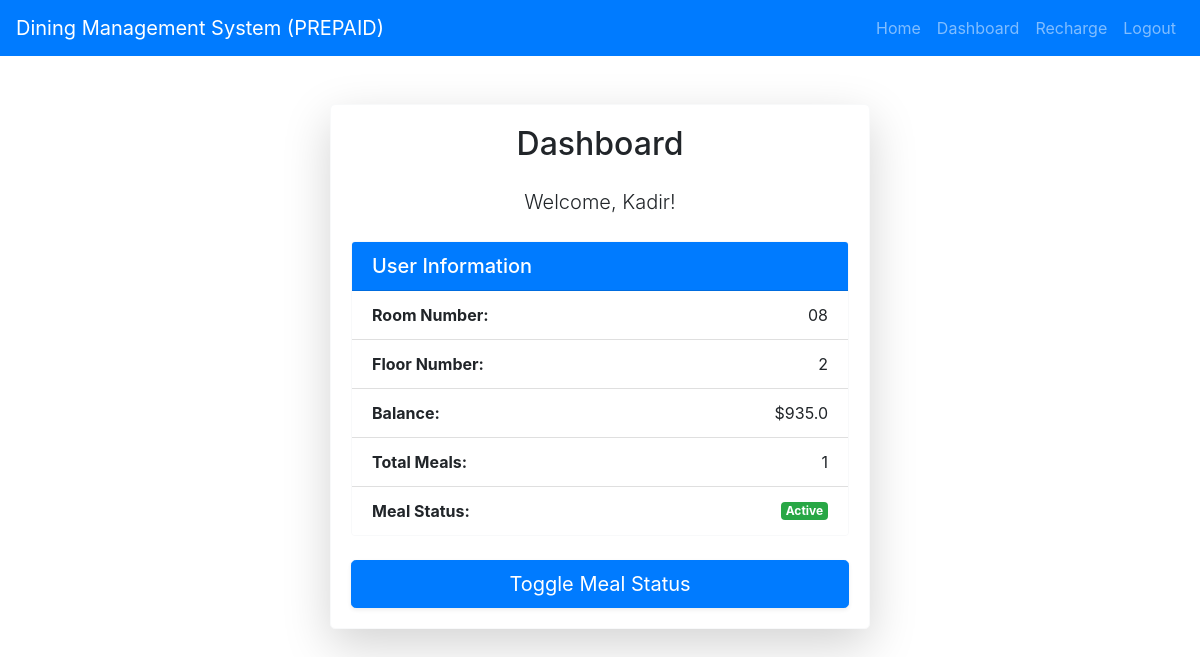
/dashboard (signed in), run on an earlier commit of the app's database.
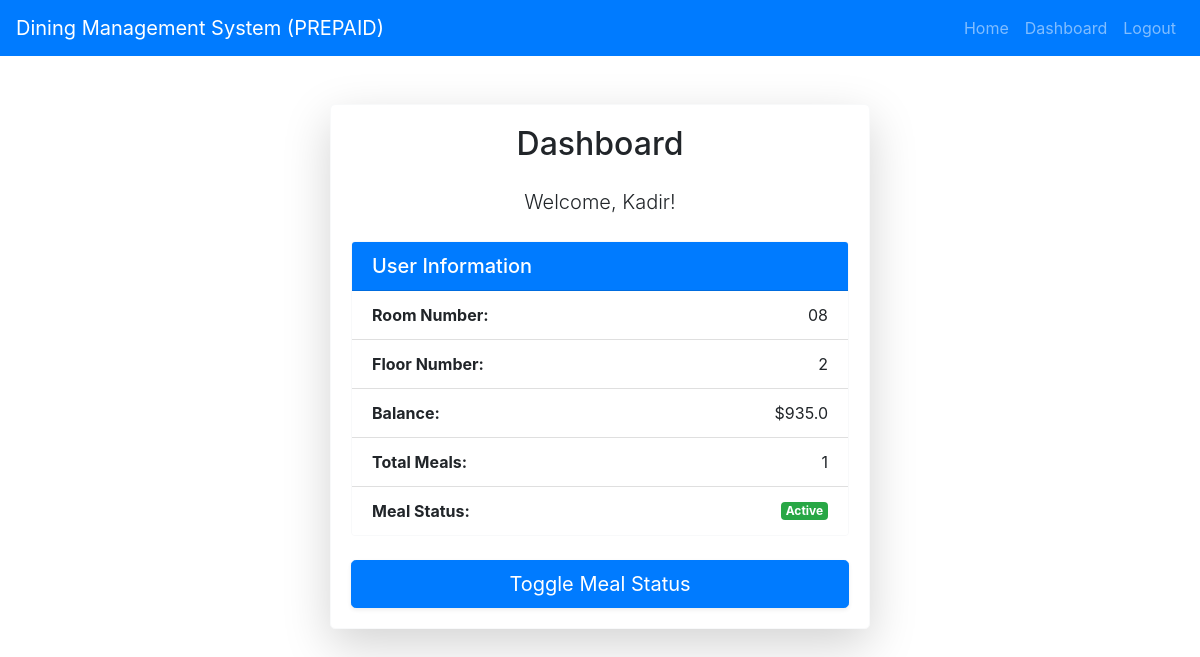
And on a later commit of the database.
### app.py (the view)
@app.route('/dashboard')
@login_required
def dashboard():
    return render_template('dashboard.html', user=current_user)

### app.py (called while the page is built)
@login_manager.user_loader
def load_user(user_id):
    return User.query.get(int(user_id))

### templates/dashboard.html
{% extends 'base.html' %}
{% block content %}
<div class="container mt-5">
    <div class="row justify-content-center">
        <div class="col-lg-6">
            <div class="card border-light shadow-lg rounded-lg">
                <div class="card-body">
                    <h2 class="card-title mb-4 text-center">Dashboard</h2>
                    <div class="mb-4">
                        <p class="lead text-center">Welcome, {{ user.name }}!</p>
                    </div>
                    <div class="card mb-4 border-light">
                        <div class="card-header bg-primary text-white">
                            <h5 class="mb-0">User Information</h5>
                        </div>
                        <ul class="list-group list-group-flush">
                            <li class="list-group-item d-flex justify-content-between align-items-center">
                                <strong>Room Number:</strong>
                                <span>{{ user.room_number }}</span>
                            </li>
                            <li class="list-group-item d-flex justify-content-between align-items-center">
                                <strong>Floor Number:</strong>
                                <span>{{ user.floor_number }}</span>
                            </li>
                            <li class="list-group-item d-flex justify-content-between align-items-center">
                                <strong>Balance:</strong>
                                <span>${{ user.balance }}</span>
                            </li>
                            <li class="list-group-item d-flex justify-content-between align-items-center">
                                <strong>Total Meals:</strong>
                                <span>{{ user.total_meals }}</span>
                            </li>
                            <li class="list-group-item d-flex justify-content-between align-items-center">
                                <strong>Meal Status:</strong>
                                <span class="badge {{ 'badge-success' if user.meal_status else 'badge-danger' }}">{{ 'Active' if user.meal_status else 'Inactive' }}</span>
                            </li>
                        </ul>
                    </div>
                    <form method="POST" action="{{ url_for('update_meal_status') }}">
                        <button type="submit" class="btn btn-primary btn-lg btn-block shadow-sm">Toggle Meal Status</button>
                    </form>
                </div>
            </div>
        </div>
    </div>
</div>
{% endblock %}

What changed in the data, as far as the page shows it:
changed User "Kadir": is_dining_manager True → False (drawn)
Also different on the page:
text no longer shown: "Recharge"
